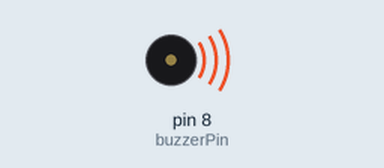
The sketch below on a simulated Arduino Uno, built with avr-gcc and run on an emulated ATmega328P. Shown: buzzer (waves = sounding, pin HIGH).

Above: at 0.2 s.
Timing chart, 0 to 3.0 s (numbered marks = the images above):
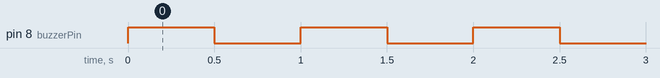

The sketch:

sketch_sep28c.ino
```cpp
const int buzzerPin = 8;  // Connect buzzer + to pin 8

void setup() {
  pinMode(buzzerPin, OUTPUT);
}

void loop() {
  digitalWrite(buzzerPin, HIGH);  // Turn buzzer ON
  delay(500);                     // Wait 500ms
  digitalWrite(buzzerPin, LOW);   // Turn buzzer OFF
  delay(500);                     // Wait 500ms
}
```

Measured:
- by itself, pin 8 (buzzerPin): alternates HIGH for 0.50 s and LOW for 0.50 s
